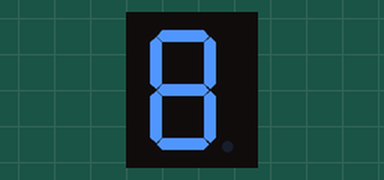
Simulated run of this sketch. Board: Arduino Uno, built with avr-gcc and run on an emulated ATmega328P. On the bench: 1-digit seven-segment display. Wiring (inferred from the names in the program): 1-digit 7-segment display, segments lit when HIGH: segments pin 8, pin 9, pin 4, pin 3, pin 2, pin 7, pin 6, pin 5. The segment pins are drawn as the display they are named for; what the sketch prints to the serial monitor is not drawn.

Above: at 0.37 s.
At 0.87 s:
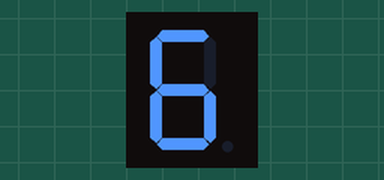
At 1.37 s:
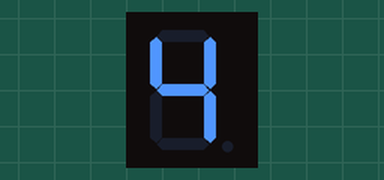
At 1.87 s:
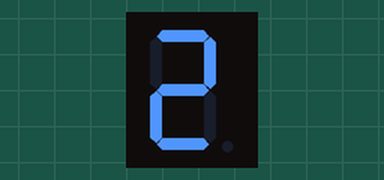
At 2.62 s:
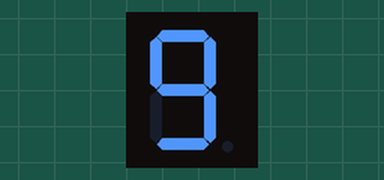

The sketch:

7segment_demo.ino
```cpp
int a = 8;
int b = 9;
int c = 4;
int d = 3;
int e = 2;
int f = 7;
int g = 6;
int h = 5;

void setup(){
pinMode(a, OUTPUT);
pinMode(b, OUTPUT);
pinMode(c, OUTPUT);
pinMode(d, OUTPUT);
pinMode(e, OUTPUT);
pinMode(f, OUTPUT);
pinMode(g, OUTPUT);
pinMode(h, OUTPUT);
}

void OnAllSeg(){
digitalWrite(a,HIGH);
digitalWrite(b,HIGH);
digitalWrite(c,HIGH);
digitalWrite(d,HIGH);
digitalWrite(e,HIGH);
digitalWrite(f,HIGH);
digitalWrite(g,HIGH);
digitalWrite(h,HIGH);
}

void OffAllSeg(){
digitalWrite(a,LOW);
digitalWrite(b,LOW);
digitalWrite(c,LOW);
digitalWrite(d,LOW);
digitalWrite(e,LOW);
digitalWrite(f,LOW);
digitalWrite(g,LOW);
digitalWrite(h,LOW);
}

void loop(){
setup(); 	//Установка пинов
int C=9;	//Отсчет от 9
Serial.begin(9600);
while(true){	//Вечный цикл
  delay(250);	//Пауза 1\4 сек
  C--;
    OffAllSeg(); // Выкл все сегменты
if (C<0){C=9;}else	//Если 0 то присваиваем 9
Serial.print("if C==");
Serial.print(C);
switch(C){	//Загораются сегменты равные переменной "C"
case 0:
  digitalWrite(a,HIGH);
  digitalWrite(b,HIGH);
  digitalWrite(c,HIGH);
  digitalWrite(d,HIGH);
  digitalWrite(e,HIGH);
  digitalWrite(f,HIGH);
  break;
case 1:
  digitalWrite(b,HIGH);
  digitalWrite(c,HIGH);
  break;
case 2:
  digitalWrite(a,HIGH);
  digitalWrite(b,HIGH);
  digitalWrite(d,HIGH);
  digitalWrite(e,HIGH);
  digitalWrite(g,HIGH);
    break;
case 3:
    digitalWrite(a,HIGH);
    digitalWrite(b,HIGH);
    digitalWrite(c,HIGH);
    digitalWrite(d,HIGH);
    digitalWrite(g,HIGH);
      break;
case 4:
    digitalWrite(b,HIGH);
    digitalWrite(c,HIGH);
    digitalWrite(f,HIGH);
    digitalWrite(g,HIGH);
      break;
case 5:
    digitalWrite(a,HIGH);
    digitalWrite(c,HIGH);
    digitalWrite(d,HIGH);
    digitalWrite(f,HIGH);
    digitalWrite(g,HIGH);
      break;
case 6:
    digitalWrite(a,HIGH);
    digitalWrite(c,HIGH);
    digitalWrite(d,HIGH);
    digitalWrite(e,HIGH);
    digitalWrite(f,HIGH);
    digitalWrite(g,HIGH);
      break;
case 7:
    digitalWrite(a,HIGH);
    digitalWrite(b,HIGH);
    digitalWrite(c,HIGH);
      break;
case 8:
    digitalWrite(a,HIGH);
    digitalWrite(b,HIGH);
    digitalWrite(c,HIGH);
    digitalWrite(d,HIGH);
    digitalWrite(e,HIGH);
    digitalWrite(f,HIGH);
    digitalWrite(g,HIGH);
      break;
case 9:
    digitalWrite(a,HIGH);
    digitalWrite(b,HIGH);
    digitalWrite(c,HIGH);
    digitalWrite(d,HIGH);
    digitalWrite(f,HIGH);
    digitalWrite(g,HIGH);
      break;
}
}
}
```

Measured:
- by itself, everything shown: repeats every 2.5 s, in 10 steps
